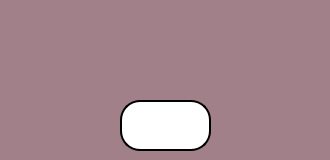
    <widget class="QWidget" name="tab_43">
     <property name="styleSheet">
      <string notr="true">background-color: rgb(162, 128, 137);</string>
     </property>
     <attribute name="title">
      <string>Page</string>
     </attribute>
     <widget class="QPushButton" name="pushButton_44">
      <property name="geometry">
       <rect>
        <x>250</x>
        <y>90</y>
        <width>71</width>
        <height>61</height>
       </rect>
      </property>
      <property name="styleSheet">
       <string notr="true">image: url(:/images/d2.png);
background-color:transparent;
border:none;</string>
      </property>
      <property name="text">
       <string/>
      </property>
     </widget>
     <widget class="QPushButton" name="pushButton_45">
      <property name="geometry">
       <rect>
        <x>10</x>
        <y>90</y>
        <width>71</width>
        <height>61</height>
       </rect>
      </property>
      <property name="styleSheet">
       <string notr="true">image: url(:/images/up2.png);
background-color:transparent;
border:none;</string>
      </property>
      <property name="text">
       <string/>
      </property>
     </widget>
     <widget class="QLineEdit" name="lineEdit_76">
      <property name="geometry">
       <rect>
        <x>120</x>
        <y>100</y>
        <width>91</width>
        <height>51</height>
       </rect>
      </property>
      <property name="styleSheet">
       <string notr="true">font:20pt &quot;Ubuntu&quot;;
background-color: rgb(255,255,255);
border-radius:20px;
border:2px solid black;</string>
      </property>
      <property name="alignment">
       <set>Qt::AlignCenter</set>
      </property>
     </widget>
    </widget>
